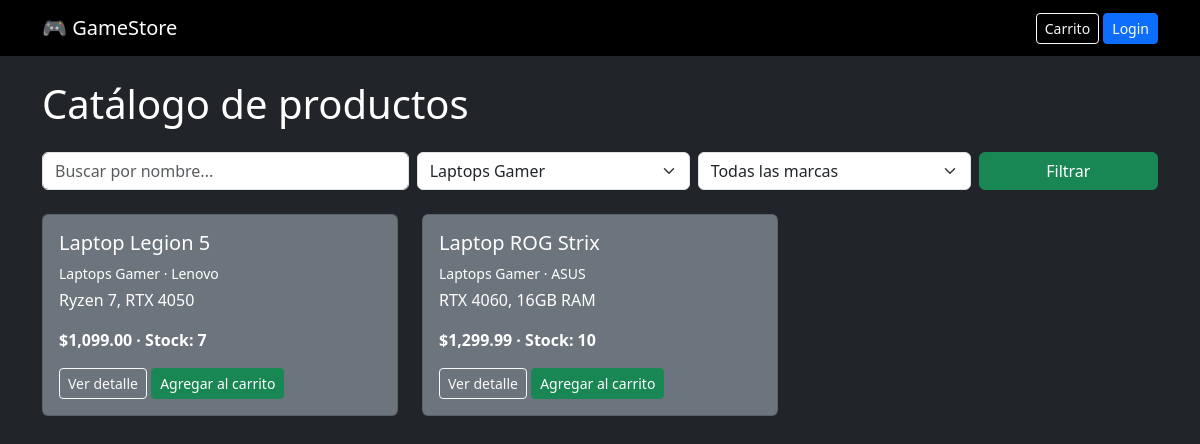
Screenshot of /productos.php?categoria=1 with the database file from the repository.
### tables this page shows
CREATE TABLE producto (

    id_producto INT AUTO_INCREMENT PRIMARY KEY,

    id_categoria INT NOT NULL,

    nombre VARCHAR(150) NOT NULL,

    marca VARCHAR(100),

    descripcion TEXT,

    precio DECIMAL(10,2) NOT NULL,

    stock INT DEFAULT 0,

    imagen VARCHAR(255),

    estado ENUM('activo','inactivo') DEFAULT 'activo',

    FOREIGN KEY (id_categoria)
    REFERENCES categoria(id_categoria)

);

CREATE TABLE categoria (

    id_categoria INT AUTO_INCREMENT PRIMARY KEY,

    nombre_categoria VARCHAR(100) NOT NULL,

    descripcion TEXT

);

### productos.php (the view, shortened to what this page needs)
<?php
include 'config/conexion.php';
$buscar = trim($_GET['buscar'] ?? '');
$categoria = (int) ($_GET['categoria'] ?? 0);
$sql = "SELECT p.*, c.nombre_categoria
        FROM producto p
        LEFT JOIN categoria c ON p.id_categoria = c.id_categoria
        WHERE p.estado = 'activo'";
$params = [];
$types = '';
if ($categoria > 0) {
    $sql .= " AND p.id_categoria = ?";
    $params[] = $categoria;
    $types .= 'i';
}
$sql .= " ORDER BY p.nombre";
$stmt = $conexion->prepare($sql);
if ($types !== '') {
    $stmt->bind_param($types, ...$params);
}
$stmt->execute();
$productos = $stmt->get_result();
$categorias = mysqli_query($conexion, 'SELECT * FROM categoria ORDER BY nombre_categoria');
?>
<!DOCTYPE html>
<html lang="es">
<head>
    <link href="https://cdn.jsdelivr.net/npm/bootstrap@5.3.3/dist/css/bootstrap.min.css" rel="stylesheet">
</head>
<body class="bg-dark text-white">
<nav class="navbar navbar-dark bg-black mb-4">
    <div class="container">
        <a class="navbar-brand" href="index.php">🎮 GameStore</a>
        <div>
            <a href="cliente/carrito.php" class="btn btn-outline-light btn-sm">Carrito</a>
            <?php if (isset($_SESSION['id_usuario'])): ?>
                <a href="cliente/favoritos.php" class="btn btn-warning btn-sm">Favoritos</a>
                <a href="cliente/compras.php" class="btn btn-info btn-sm">Mis compras</a>
                <a href="auth/logout.php" class="btn btn-danger btn-sm">Salir</a>
            <?php else: ?>
                <a href="auth/login.php" class="btn btn-primary btn-sm">Login</a>
            <?php endif; ?>
        </div>
    </div>
</nav>
<div class="container">
    <h1 class="mb-4">Catálogo de productos</h1>
    <form class="row g-2 mb-4" method="GET">
        <div class="col-md-4">
            <input type="text" name="buscar" class="form-control" placeholder="Buscar por nombre..." value="<?= htmlspecialchars($buscar) ?>">
        </div>
        <div class="col-md-3">
            <select name="categoria" class="form-select">
                <?php while ($c = mysqli_fetch_assoc($categorias)): ?>
                    <option value="<?= $c['id_categoria'] ?>" <?= $categoria === (int) $c['id_categoria'] ? 'selected' : '' ?>>
                        <?= htmlspecialchars($c['nombre_categoria']) ?>
                    </option>
                <?php endwhile; ?>
            </select>
        </div>
        <div class="col-md-3">
            <select name="marca" class="form-select">
                <option value="">Todas las marcas</option>
            </select>
        </div>
        <div class="col-md-2">
            <button class="btn btn-success w-100">Filtrar</button>
        </div>
    </form>
    <div class="row">
        <?php while ($p = $productos->fetch_assoc()): ?>
            <div class="col-md-4 mb-4">
                <div class="card bg-secondary text-white h-100">
                    <div class="card-body">
                        <h5><?= htmlspecialchars($p['nombre']) ?></h5>
                        <p class="small mb-1"><?= htmlspecialchars($p['nombre_categoria'] ?? '') ?> · <?= htmlspecialchars($p['marca'] ?? '') ?></p>
                        <p><?= htmlspecialchars($p['descripcion'] ?? '') ?></p>
                        <p class="fw-bold">$<?= number_format((float) $p['precio'], 2) ?> · Stock: <?= (int) $p['stock'] ?></p>
                        <a href="producto.php?id=<?= $p['id_producto'] ?>" class="btn btn-outline-light btn-sm">Ver detalle</a>
                        <a href="productos.php?agregar=<?= $p['id_producto'] ?>" class="btn btn-success btn-sm">Agregar al carrito</a>
                    </div>
                </div>
            </div>
        <?php endwhile; ?>
    </div>
</div>
</body>
</html>

### rows the page displays
producto: nombre "Laptop Legion 5", id_categoria.nombre_categoria "Laptops Gamer", marca "Lenovo", descripcion "Ryzen 7, RTX 4050", precio "1,099.00", stock "7"
producto: nombre "Laptop ROG Strix", id_categoria.nombre_categoria "Laptops Gamer", marca "ASUS", descripcion "RTX 4060, 16GB RAM", precio "1,299.99", stock "10"

### other values shown
form field categoria "Laptops Gamer"
